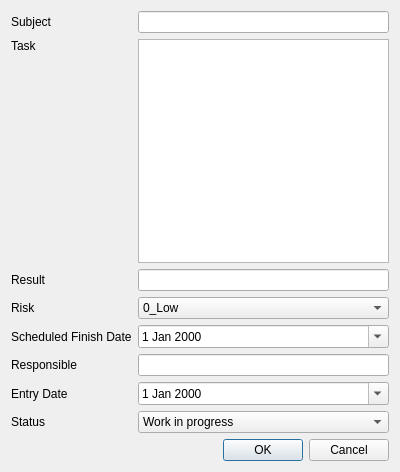
<?xml version="1.0" encoding="UTF-8"?>
<ui version="4.0">
 <class>EditOpenPointItemDialog</class>
 <widget class="QDialog" name="EditOpenPointItemDialog">
  <property name="geometry">
   <rect>
    <x>0</x>
    <y>0</y>
    <width>400</width>
    <height>472</height>
   </rect>
  </property>
  <property name="focusPolicy">
   <enum>Qt::ClickFocus</enum>
  </property>
  <property name="windowTitle">
   <string>Dialog</string>
  </property>
  <property name="autoFillBackground">
   <bool>false</bool>
  </property>
  <layout class="QVBoxLayout" name="verticalLayout">
   <item>
    <layout class="QGridLayout" name="gridLayout">
     <item row="0" column="0">
      <widget class="QLabel" name="subjectLabel">
       <property name="text">
        <string>Subject</string>
       </property>
      </widget>
     </item>
     <item row="1" column="0">
      <widget class="QLabel" name="taskLabel">
       <property name="text">
        <string>Task</string>
       </property>
       <property name="alignment">
        <set>Qt::AlignLeading|Qt::AlignLeft|Qt::AlignTop</set>
       </property>
      </widget>
     </item>
     <item row="2" column="0">
      <widget class="QLabel" name="resultLabel">
       <property name="text">
        <string>Result</string>
       </property>
      </widget>
     </item>
     <item row="2" column="2">
      <widget class="QLineEdit" name="resultlineEdit"/>
     </item>
     <item row="3" column="0">
      <widget class="QLabel" name="riskLabel">
       <property name="text">
        <string>Risk</string>
       </property>
      </widget>
     </item>
     <item row="3" column="2">
      <widget class="QComboBox" name="riskcomboBox">
       <item>
        <property name="text">
         <string>0_Low</string>
        </property>
       </item>
       <item>
        <property name="text">
         <string>1_Middle</string>
        </property>
       </item>
       <item>
        <property name="text">
         <string>2_High</string>
        </property>
       </item>
      </widget>
     </item>
     <item row="4" column="0" colspan="2">
      <widget class="QLabel" name="scheduledfinishLabel">
       <property name="text">
        <string>Scheduled Finish Date</string>
       </property>
      </widget>
     </item>
     <item row="4" column="2">
      <widget class="QDateEdit" name="scheduledfinishdateEdit">
       <property name="calendarPopup">
        <bool>true</bool>
       </property>
      </widget>
     </item>
     <item row="5" column="0">
      <widget class="QLabel" name="responsibleLabel">
       <property name="text">
        <string>Responsible</string>
       </property>
      </widget>
     </item>
     <item row="5" column="2">
      <widget class="QLineEdit" name="responsiblelineEdit"/>
     </item>
     <item row="6" column="0">
      <widget class="QLabel" name="entrydateLabel">
       <property name="text">
        <string>Entry Date</string>
       </property>
      </widget>
     </item>
     <item row="6" column="2">
      <widget class="QDateEdit" name="entrydatedateEdit">
       <property name="calendarPopup">
        <bool>true</bool>
       </property>
      </widget>
     </item>
     <item row="7" column="0">
      <widget class="QLabel" name="statusLabel">
       <property name="text">
        <string>Status</string>
       </property>
      </widget>
     </item>
     <item row="7" column="2">
      <widget class="QComboBox" name="statuscomboBox">
       <item>
        <property name="text">
         <string>Work in progress</string>
        </property>
       </item>
       <item>
        <property name="text">
         <string>Finished</string>
        </property>
       </item>
       <item>
        <property name="text">
         <string>On hold</string>
        </property>
       </item>
       <item>
        <property name="text">
         <string>Cancelled</string>
        </property>
       </item>
      </widget>
     </item>
     <item row="1" column="2">
      <widget class="QTextEdit" name="tasktextEdit">
       <property name="tabChangesFocus">
        <bool>true</bool>
       </property>
      </widget>
     </item>
     <item row="0" column="2">
      <widget class="QLineEdit" name="subjectlineEdit">
       <property name="dragEnabled">
        <bool>false</bool>
       </property>
      </widget>
     </item>
    </layout>
   </item>
   <item>
    <widget class="QDialogButtonBox" name="buttonBox">
     <property name="orientation">
      <enum>Qt::Horizontal</enum>
     </property>
     <property name="standardButtons">
      <set>QDialogButtonBox::Cancel|QDialogButtonBox::Ok</set>
     </property>
    </widget>
   </item>
  </layout>
 </widget>
 <tabstops>
  <tabstop>subjectlineEdit</tabstop>
  <tabstop>tasktextEdit</tabstop>
  <tabstop>resultlineEdit</tabstop>
  <tabstop>riskcomboBox</tabstop>
  <tabstop>scheduledfinishdateEdit</tabstop>
  <tabstop>responsiblelineEdit</tabstop>
  <tabstop>entrydatedateEdit</tabstop>
  <tabstop>statuscomboBox</tabstop>
 </tabstops>
 <resources/>
 <connections>
  <connection>
   <sender>buttonBox</sender>
   <signal>accepted()</signal>
   <receiver>EditOpenPointItemDialog</receiver>
   <slot>accept()</slot>
   <hints>
    <hint type="sourcelabel">
     <x>248</x>
     <y>254</y>
    </hint>
    <hint type="destinationlabel">
     <x>157</x>
     <y>274</y>
    </hint>
   </hints>
  </connection>
  <connection>
   <sender>buttonBox</sender>
   <signal>rejected()</signal>
   <receiver>EditOpenPointItemDialog</receiver>
   <slot>reject()</slot>
   <hints>
    <hint type="sourcelabel">
     <x>316</x>
     <y>260</y>
    </hint>
    <hint type="destinationlabel">
     <x>286</x>
     <y>274</y>
    </hint>
   </hints>
  </connection>
 </connections>
</ui>
